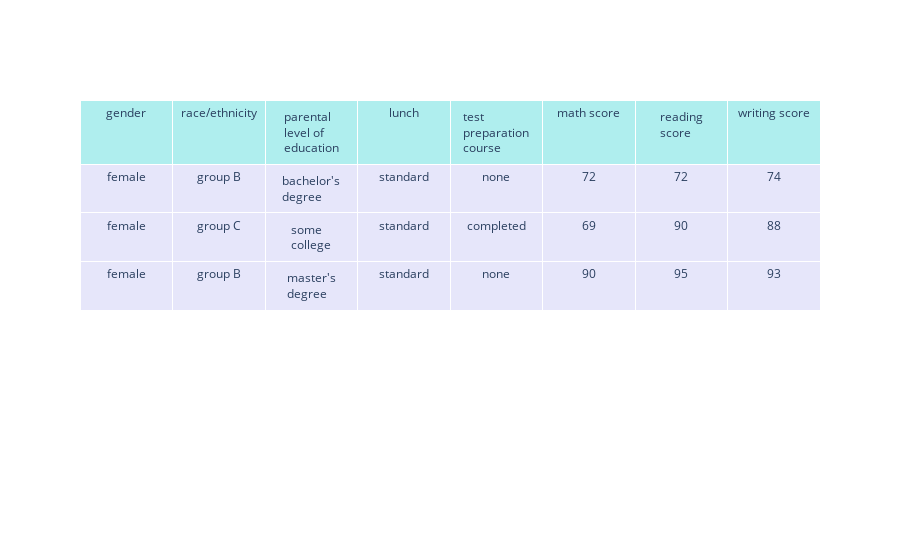

Notebook source saved alongside this figure:
### Markdown cell above
##### Plotly : go.Table
* Tables

You can see this table in plotly. (or you can custom every table what you want )

`go.Table` provides a Table object for detailed data viewing.

The data are arranged in a grid of rows and columns. Most styling can be specified for header, columns, rows or individual cells. Table is using a column-major order, ie. the grid is represented as a vector of column vectors.

First need to initialize headers & cells.

### Code cell
# Type 1 : Default

import plotly.graph_objects as go

fig = go.Figure()
fig.add_trace(
    go.Table(header=dict(values=data.columns, fill_color='paleturquoise'),
             cells=dict(values=data.head(3).T, fill_color='lavender'))
)
fig.show()

### Figure 1 — Plotly figure (JSON) as saved in the notebook; plotly's stock layout.template omitted (floating-point values rounded to 4 significant figures)
{"data": [{"cells": {"fill": {"color": "lavender"}, "values": [["female", "female", "female"], ["group B", "group C", "group B"], ["bachelor's degree", "some college", "master's degree"], ["standard", "standard", "standard"], ["none", "completed", "none"], [72, 69, 90], [72, 90, 95], [74, 88, 93]]}, "header": {"fill": {"color": "paleturquoise"}, "values": ["gender", "race/ethnicity", "parental level of education", "lunch", "test preparation course", "math score", "reading score", "writing score"]}, "type": "table"}], "layout": {}}
